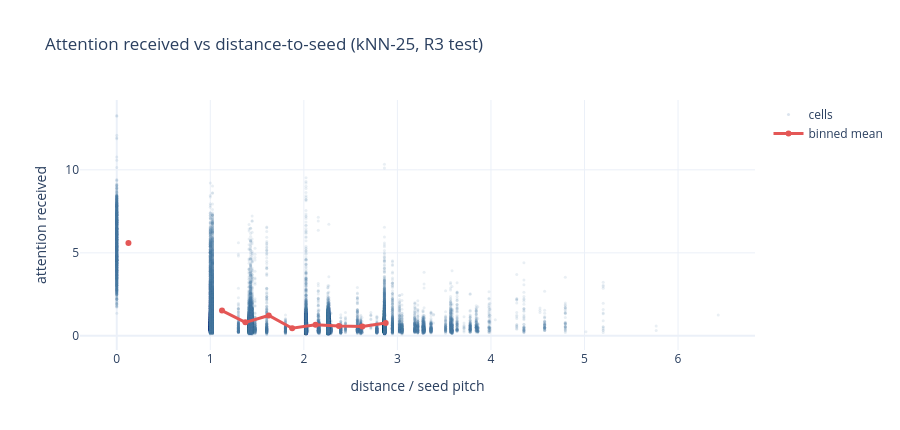

Notebook code cell kept with this figure:
### Markdown cell above
## D. Attention on the R3 test set (kNN-25)

### Code cell
import plotly.graph_objects as go

K_ATTN = 25
r = res[K_ATTN]
model = r["model"].eval()
toks = r["toks"]; Et = r["Et"]; yv = r["y"]; rte = r["rte"]; rva = r["rva"]
mean, std = model._mean, model._std

def make_batch(idxs):
    raw = [toks[i] for i in idxs]
    tens = []
    for t in raw:
        tn = t.copy(); tn[:, :7] = (tn[:, :7] - mean) / std
        tens.append((torch.tensor(tn), torch.tensor([0.0])))
    X, m, _ = collate(tens)
    return raw, X.to(DEVICE), m.to(DEVICE)

def attn_received(X, m):
    with torch.no_grad():
        h = model.embed(X)
        _, w = model.enc.layers[0].self_attn(h, h, h, key_padding_mask=~m,
                                             need_weights=True, average_attn_weights=True)
    recv = (w * m.unsqueeze(1).float()).sum(1) / m.unsqueeze(1).float().sum(1).clamp(min=1)
    return (recv * m.float()).cpu().numpy()

_, Xv, mv = make_batch(rva)
with torch.no_grad():
    pv = model(Xv, mv).cpu().numpy().ravel()
a_cal, b_cal = np.polyfit(pv, yv[rva], 1)

raw_te, Xte, mte = make_batch(rte)
recv = attn_received(Xte, mte)
with torch.no_grad():
    pt = model(Xte, mte).cpu().numpy().ravel()
Epred = np.exp(a_cal * pt + b_cal)

dists, attns = [], []
for bi, t in enumerate(raw_te):
    L = t.shape[0]
    dists.extend(t[:, 5].tolist()); attns.extend(recv[bi, :L].tolist())
dists = np.array(dists); attns = np.array(attns)
edges = np.linspace(0, 3, 13); ctr = (edges[:-1] + edges[1:]) / 2
binmean = [float(attns[(dists >= edges[i]) & (dists < edges[i + 1])].mean())
           if ((dists >= edges[i]) & (dists < edges[i + 1])).any() else None for i in range(len(ctr))]
fig = go.Figure()
fig.add_trace(go.Scatter(x=dists, y=attns, mode="markers",
                         marker=dict(size=3, opacity=0.12, color="#4c78a8"), name="cells"))
fig.add_trace(go.Scatter(x=ctr, y=binmean, mode="lines+markers",
                         line=dict(color="#e45756", width=3), name="binned mean"))
fig.update_layout(template="plotly_white", height=430,
                  title="Attention received vs distance-to-seed (kNN-25, R3 test)",
                  xaxis_title="distance / seed pitch", yaxis_title="attention received")
fig.show()

### Figure 1 — Plotly figure (JSON) as saved in the notebook; plotly's stock layout.template omitted (floating-point values rounded to 4 significant figures; data arrays with more than 128 entries replaced by an {"elided": "..."} marker saying what was removed)
{"data": [{"marker": {"color": "#4c78a8", "opacity": 0.12, "size": 3}, "mode": "markers", "name": "cells", "type": "scatter", "x": {"elided": "41958 float values"}, "y": {"elided": "41958 float values"}}, {"line": {"color": "#e45756", "width": 3}, "mode": "lines+markers", "name": "binned mean", "type": "scatter", "x": [0.125, 0.375, 0.625, 0.875, 1.125, 1.375, 1.625, 1.875, 2.125, 2.375, 2.625, 2.875], "y": [5.601, null, null, null, 1.522, 0.8153, 1.229, 0.457, 0.676, 0.5956, 0.5636, 0.7735]}], "layout": {"height": 430, "title": {"text": "Attention received vs distance-to-seed (kNN-25, R3 test)"}, "xaxis": {"title": {"text": "distance / seed pitch"}}, "yaxis": {"title": {"text": "attention received"}}}}
